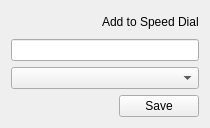
<?xml version="1.0" encoding="UTF-8"?>
<ui version="4.0">
 <class>BookmarksWidget</class>
 <widget class="QWidget" name="BookmarksWidget">
  <property name="geometry">
   <rect>
    <x>0</x>
    <y>0</y>
    <width>210</width>
    <height>128</height>
   </rect>
  </property>
  <property name="windowTitle">
   <string/>
  </property>
  <layout class="QVBoxLayout" name="verticalLayout">
   <item>
    <layout class="QHBoxLayout" name="horizontalLayout_2">
     <item>
      <spacer name="horizontalSpacer_2">
       <property name="orientation">
        <enum>Qt::Horizontal</enum>
       </property>
       <property name="sizeHint" stdset="0">
        <size>
         <width>40</width>
         <height>20</height>
        </size>
       </property>
      </spacer>
     </item>
     <item>
      <widget class="ClickableLabel" name="speeddialButton">
       <property name="cursor">
        <cursorShape>PointingHandCursor</cursorShape>
       </property>
       <property name="text">
        <string>Add to Speed Dial</string>
       </property>
       <property name="html-link-look" stdset="0">
        <bool>true</bool>
       </property>
      </widget>
     </item>
    </layout>
   </item>
   <item>
    <widget class="QLineEdit" name="name"/>
   </item>
   <item>
    <widget class="QComboBox" name="folder">
     <property name="sizePolicy">
      <sizepolicy hsizetype="Expanding" vsizetype="Fixed">
       <horstretch>0</horstretch>
       <verstretch>0</verstretch>
      </sizepolicy>
     </property>
    </widget>
   </item>
   <item>
    <layout class="QHBoxLayout" name="horizontalLayout">
     <item>
      <spacer name="horizontalSpacer">
       <property name="orientation">
        <enum>Qt::Horizontal</enum>
       </property>
       <property name="sizeHint" stdset="0">
        <size>
         <width>40</width>
         <height>20</height>
        </size>
       </property>
      </spacer>
     </item>
     <item>
      <widget class="QPushButton" name="saveRemove">
       <property name="sizePolicy">
        <sizepolicy hsizetype="Preferred" vsizetype="Fixed">
         <horstretch>0</horstretch>
         <verstretch>0</verstretch>
        </sizepolicy>
       </property>
       <property name="text">
        <string>Save</string>
       </property>
      </widget>
     </item>
    </layout>
   </item>
  </layout>
 </widget>
 <customwidgets>
  <customwidget>
   <class>ClickableLabel</class>
   <extends>QLabel</extends>
   <header>clickablelabel.h</header>
  </customwidget>
 </customwidgets>
 <resources/>
 <connections/>
</ui>
